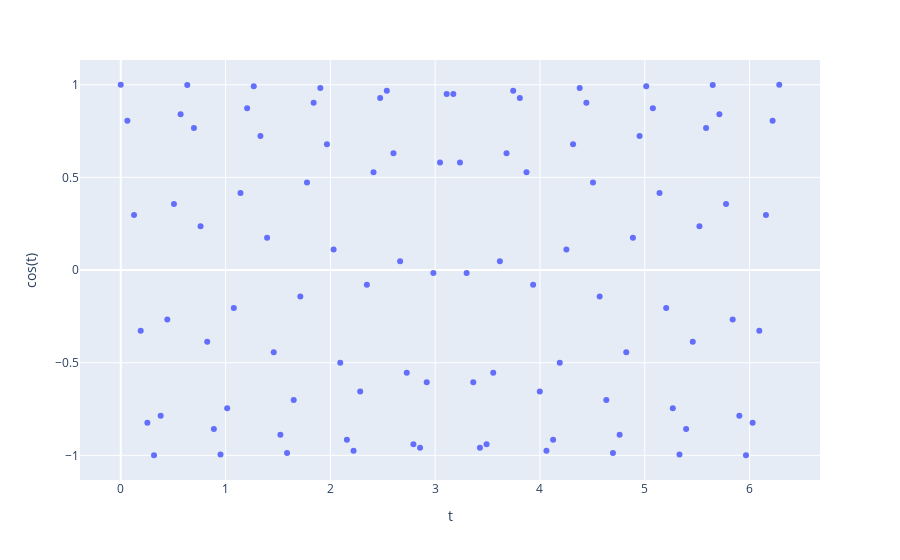

This figure's notebook cell:
### Code cell
import plotly.express as px
import numpy as np

t = np.linspace(0, 2*np.pi, 100)

#fig = px.line(x=t, y=np.cos(10*t), labels={'x':'t', 'y':'cos(t)'})
fig = px.scatter(x=t, y=np.cos(10*t), labels={'x':'t', 'y':'cos(t)'})
fig.show()
